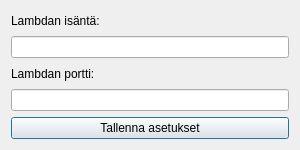
<?xml version="1.0" encoding="UTF-8"?>
<ui version="4.0">
 <class>PluginSettings</class>
 <widget class="QDialog" name="PluginSettings">
  <property name="geometry">
   <rect>
    <x>0</x>
    <y>0</y>
    <width>300</width>
    <height>150</height>
   </rect>
  </property>
  <property name="windowTitle">
   <string>Asetukset</string>
  </property>
  <layout class="QVBoxLayout" name="verticalLayout">
   <item>
    <widget class="QLabel" name="labelHost">
     <property name="text">
      <string>Lambdan isäntä:</string>
     </property>
    </widget>
   </item>
   <item>
    <widget class="QLineEdit" name="hostInput"/>
   </item>
   <item>
    <widget class="QLabel" name="labelPort">
     <property name="text">
      <string>Lambdan portti:</string>
     </property>
    </widget>
   </item>
   <item>
    <widget class="QLineEdit" name="portInput"/>
   </item>
   <item>
    <widget class="QPushButton" name="saveButton">
     <property name="text">
      <string>Tallenna asetukset</string>
     </property>
    </widget>
   </item>
  </layout>
 </widget>
 <resources/>
 <connections/>
</ui>
